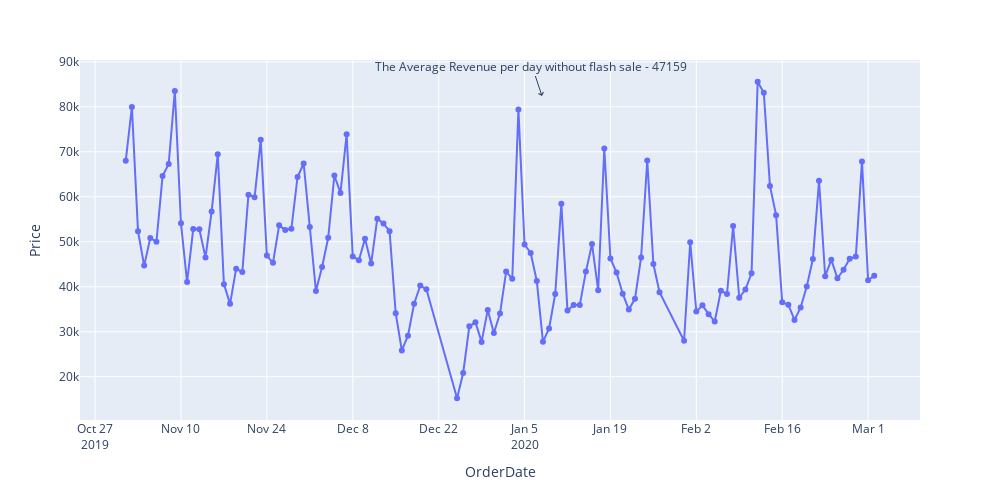

Notebook code for this chart:
### Code cell
#Plotting the revenue generated each day when no flash sale is running.
fig = ps.line(without_flash_sale, x='OrderDate', y='Price',
    width=1000,
    height=500)
fig.update_traces(mode='markers+lines')
fig.add_annotation(
    xref="x domain",
    yref="y domain",
    x=0.55,
    y=0.9,
    text="The Average Revenue per day without flash sale - {} ".format(avg),
    arrowhead=4,
)
fig.show()
